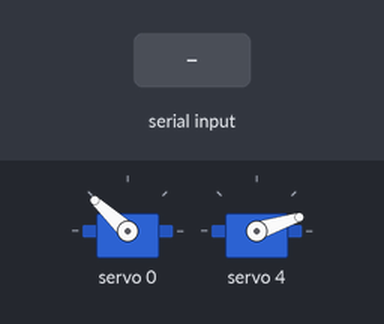
Recording of a sketch running on a simulated Arduino Uno, built with avr-gcc and run on an emulated ATmega328P. Parts: 2 × servo. Inputs (shaded band) come from the test bench.

Above: at 2.0 s.
2.1 s: "0" received over Serial
At 2.86 s:
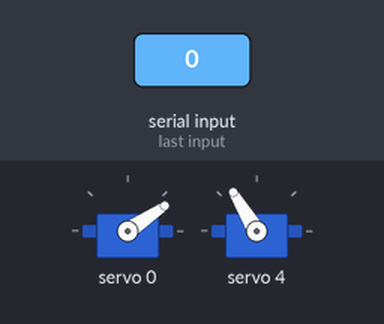
At 3.8 s:
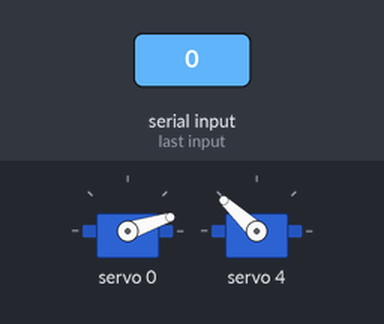
4.5 s: "1" received over Serial
At 5.26 s:
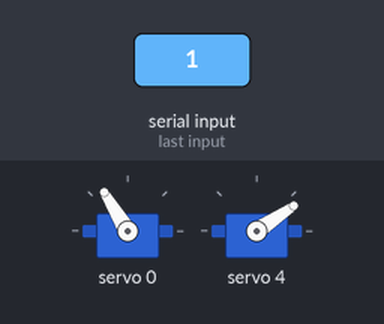
Timing chart, 0 to 7.5 s (numbered marks = the images above; inputs shaded):
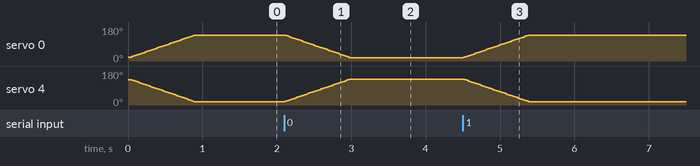

Measured:
- after the input at 2.1 s, servo 0: moves from 137° to 18° over 0.87 s, starting at once; servo 4: moves from 18° to 137° over 0.87 s, starting at once
- after the input at 4.5 s, servo 0: moves from 18° to 137° over 0.87 s, starting at once; servo 4: moves from 137° to 18° over 0.87 s, starting at once

The sketch:

rabbit_ears.ino
```cpp
/***************************************************
  兔耳朵 — PCA9685 双舵机 EEG 脑控
  睁眼: 耳朵放下,  闭眼: 耳朵竖起
 ****************************************************/

#include <Wire.h>
#include <Adafruit_PWMServoDriver.h>

Adafruit_PWMServoDriver pwm = Adafruit_PWMServoDriver();

#define SERVOMIN 150
#define SERVOMAX 400
#define SERVO_FREQ 50

int value;
int lastValue = '1';  // 初始默认竖起

void setup() {
    Serial.begin(115200);

    pwm.begin();
    pwm.setOscillatorFrequency(27000000);
    pwm.setPWMFreq(SERVO_FREQ);

    delay(10);
    // 启动时竖起
    for (uint16_t i = 0; SERVOMIN + i <= SERVOMAX; i++) {
        pwm.setPWM(0, 0, SERVOMIN + i);
        pwm.setPWM(4, 0, SERVOMAX - i);
        delay(2);
    }
}

void loop() {
    if (Serial.available() > 0) {
        value = Serial.read();

        // 竖起 (闭眼)
        if (value == '1' && lastValue != '1') {
            for (uint16_t i = 0; SERVOMIN + i <= SERVOMAX; i++) {
                pwm.setPWM(0, 0, SERVOMIN + i);
                pwm.setPWM(4, 0, SERVOMAX - i);
                delay(2);
            }
            lastValue = '1';
        }
        // 放下 (睁眼)
        else if (value == '0' && lastValue != '0') {
            for (uint16_t i = 0; SERVOMIN + i <= SERVOMAX; i++) {
                pwm.setPWM(0, 0, SERVOMAX - i);
                pwm.setPWM(4, 0, SERVOMIN + i);
                delay(2);
            }
            lastValue = '0';
        }
    }
    delay(1);
}
```
